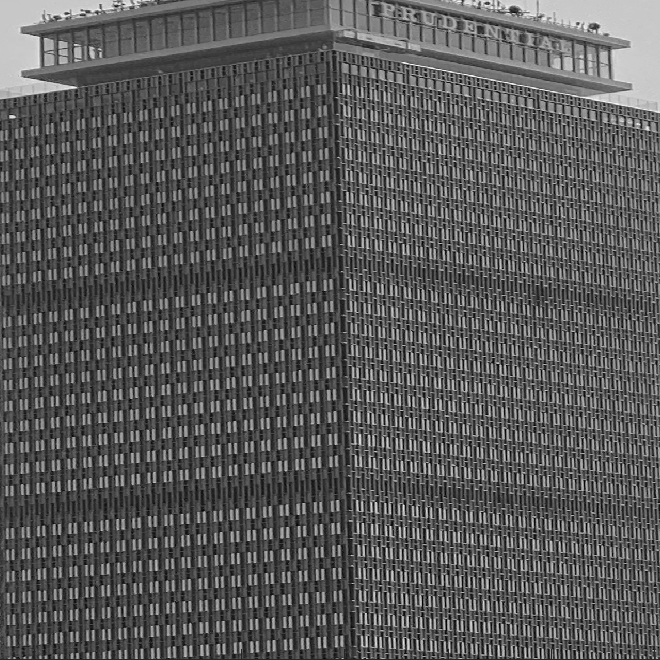
#> input picture ps2/pru_mono_homework.png, 660 x 660 px
$ jupyter execute --allow-errors fourier_theo.ipynb
#> lines starting #> are read from the running program, lines starting #| are printed output that depends on the picture; after the words box and inside, x2 and y2 are one past the last pixel; in counts of white or black regions, pixels touching at a corner belong together
[cell 1]
import numpy as np
import cv2
import sys; sys.path.append('../')
import matplotlib.pyplot as plt
from scipy.signal import convolve2d
from numpy.fft import ifft2,fft2,fft,ifft,fftfreq, fftshift, ifftshift
from mpl_toolkits.axes_grid1 import make_axes_locatable
# use latex for rendering plots
plt.rc('text',usetex=True)
plt.rc('font',family='serif',size=9)
plt.rc('figure', facecolor='white')

[cell 2]
img_a = cv2.imread('pru_mono_homework.png')/255.0
#> img_a: shape (660, 660, 3) float64; min 0, max 0.988, mean 0.348
img_b = cv2.imread('pru_mono_detail_1_homework.png')/255.0
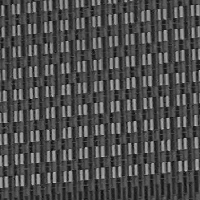
#> input picture ps2/pru_mono_detail_1_homework.png, 200 x 200 px
#> img_b: shape (200, 200, 3) float64; min 0.0118, max 0.753, mean 0.301
img_c = cv2.imread('pru_mono_detail_2_homework.png')/255.0
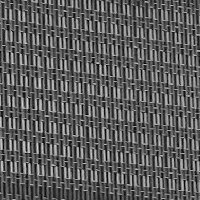
#> input picture ps2/pru_mono_detail_2_homework.png, 200 x 200 px
#> img_c: shape (200, 200, 3) float64; min 0.00392, max 0.851, mean 0.361
# change it into the gray scale
img_a = np.mean(img_a,axis=-1)
#> img_a: shape (660, 660) float64
img_b = np.mean(img_b,axis=-1)
#> img_b: shape (200, 200) float64
img_c = np.mean(img_c,axis=-1)
#> img_c: shape (200, 200) float64
print(img_a.shape)
#| (660, 660)

## Problem (a)

[cell 3]
fftimg_a = fft2(img_a)
fftimg_b = fft2(img_b)
fftimg_c = fft2(img_c)

[cell 4]
### shift the FFT so zero frequency is centered
fftimg_shifted_a = fftshift(fftimg_a)
fftimg_shifted_b = fftshift(fftimg_b)
fftimg_shifted_c = fftshift(fftimg_c)

print(fftimg_shifted_b.shape)
#| (200, 200)

[cell 5]
### generate the frequency ticks
def get_shifted_freqs(img):
    """Gets the k_r and k_c values for a given image."""
    n_rows, n_cols = img.shape
#> n_rows = 660; n_cols = 660
    k_r = fftfreq(n_rows)
    k_c = fftfreq(n_cols)
    k_r_shifted = fftshift(k_r) * n_rows
#> k_r_shifted = 660 values from -330 to 329
    k_c_shifted = fftshift(k_c) * n_cols
#> k_c_shifted = 660 values from -330 to 329
    return k_r_shifted, k_c_shifted

[cell 6]
k_r_a, k_c_a = get_shifted_freqs(img_a)
#> k_r_a = 660 values from -330 to 329; k_c_a = 660 values from -330 to 329
k_r_b, k_c_b = get_shifted_freqs(img_b)
#> k_r_b = 200 values from -100 to 99; k_c_b = 200 values from -100 to 99
k_r_c, k_c_c = get_shifted_freqs(img_c)
#> k_r_c = 200 values from -100 to 99; k_c_c = 200 values from -100 to 99

### plot data

[cell 7]
### plot the data
fig, axes = plt.subplots(3,2,figsize=(6,8))

ax0 = axes[0,0].imshow(img_a, cmap='gray')
axes[0,0].set_title('Image (a)')
axes[0,0].set_xticks([])
axes[0,0].set_yticks([])

ax1 = axes[0,1].imshow(np.log(np.abs(fftimg_shifted_a)+1), cmap='gray', extent=(k_c_a[0],k_c_a[-1],k_r_a[0],k_r_a[-1]))
axes[0,1].set_title(r'$ | F[k_r,k_c] | $')
cbar = fig.colorbar(ax1, ax=axes[0,1])
axes[0,1].set_xlabel('$k_c$')
axes[0,1].set_ylabel('$k_r$')

ax2 = axes[1,0].imshow(img_b, cmap='gray')
axes[1,0].set_title('Image (b)')
axes[1,0].set_xticks([])
axes[1,0].set_yticks([])

ax3 = axes[1,1].imshow(np.log(np.abs(fftimg_shifted_b)+1), cmap='gray', extent=(k_c_b[0],k_c_b[-1],k_r_b[0],k_r_b[-1]))
axes[1,1].set_title(r'$ | F[k_r,k_c] | $')
cbar2 = fig.colorbar(ax3,ax=axes[1,1])
axes[1,1].set_xlabel('$k_c$')
axes[1,1].set_ylabel('$k_r$')

ax4 = axes[2,0].imshow(img_c, cmap='gray')
axes[2,0].set_title('Image (c)')
axes[2,0].set_xticks([])
axes[2,0].set_yticks([])

ax5 = axes[2,1].imshow(np.log(np.abs(fftimg_shifted_c)+1), cmap='gray', extent=(k_c_c[0],k_c_c[-1],k_r_c[0],k_r_c[-1]))
axes[2,1].set_title(r'$ | F[k_r,k_c] | $')
cbar3 = fig.colorbar(ax5,ax=axes[2,1])
axes[2,1].set_xlabel('$k_c$')
axes[2,1].set_ylabel('$k_r$')

#> (the rest of this cell did not finish here and is left out)

## Problem (b)

[cell 8]
# ####define your own 2D-kernel
kernel = np.array([[0,0,0],[1,1,1],[0,0,0]])
print(kernel.shape)

[cell 9]
# ####Calculate the blurred image.
blur_img = convolve2d(img_b,kernel)
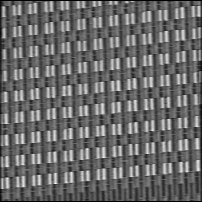
#> blur_img: shape (202, 202) float64; min 0, max 2.15, mean 0.885; drawn with min black and max white
blur_img.shape, img_b.shape
#> Out = ((202, 202), (200, 200))

[cell 10]
# #### Calculate the fft of the blurred image
fftblur_img = fftshift(fft2(blur_img))
fftblur_img.shape
#> Out = (202, 202)

[cell 11]
fig2, ax = plt.subplots(1,3,figsize=(12,8))

ax[0].imshow(img_b, cmap='gray')
ax[0].set_title('Original Image')
ax[1].imshow(blur_img, cmap='gray')
ax[1].set_title('Convolved Image')
k_r,k_c = get_shifted_freqs(fftblur_img)
#> k_r = 202 values from -101 to 100; k_c = 202 values from -101 to 100
ax2 = ax[2].imshow(np.log(np.abs(fftblur_img)+1), cmap='gray', extent=(k_c[0],k_c[-1],k_r[0],k_r[-1]),clim=(0,10))
ax[2].set_title('FFT of Convolved Image')
divider = make_axes_locatable(ax[2])
cax = divider.append_axes("right", size="5%", pad=0.05)
cbar = fig2.colorbar(ax2, cax=cax)

#> (the rest of this cell did not finish here and is left out)

## Problem (c)

[cell 12]
# #### Calculate the fft of the kernel
desired_size = fftimg_shifted_c.shape[0]
#> desired_size = 200
top_pad = bottom_pad = left_pad = right_pad = (desired_size - kernel.shape[0])//2
padded_kernel = np.pad(kernel,((top_pad+1,bottom_pad),(left_pad+1,right_pad)), 'constant', constant_values=(0,0))[0:desired_size,0:desired_size]
fftkernel = fftshift(fft2(padded_kernel))
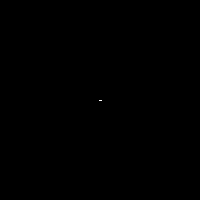
#> padded_kernel: shape (200, 200) int64; values 0 (black) and 1 (white), 0.01% white in thin lines or dots, all inside (x1, y1, x2, y2) = (99, 100, 102, 101)

fftkernel.shape

[cell 13]
plt.figure()
plt.imshow(np.log(np.abs(fftkernel)+1), cmap='gray', extent=(k_c[0],k_c[-1],k_r[0],k_r[-1]))
plt.title('FFT of H Kernel')
plt.xlabel('$k_x$')
plt.ylabel('$k_y$')
plt.colorbar()
plt.show()

[cell 14]
kernelfft_multiplied_with_fftc = fftimg_shifted_c * fftkernel

[cell 15]
fig3, axs = plt.subplots(1,2,figsize=(12,8))
axs[0].imshow(np.log(np.abs(fftimg_shifted_c+1)), cmap='gray', extent=(k_c[0],k_c[-1],k_r[0],k_r[-1]))
axs[0].set_title('Original FFT of (c)')
axs[0].set_xlabel('$k_x$')
axs[0].set_ylabel('$k_y$')
ax1 = axs[1].imshow(np.log(np.abs(kernelfft_multiplied_with_fftc+1)), cmap='gray', extent=(k_c[0],k_c[-1],k_r[0],k_r[-1]), clim=(0,10))
axs[1].set_title('$\mathcal{F}\{c\} \\times \mathcal{F}\{H\}$')
axs[1].set_xlabel('$k_x$')
axs[1].set_ylabel('$k_y$')
divider = make_axes_locatable(axs[1])
cax = divider.append_axes("right", size="5%", pad=0.05)
cbar = fig2.colorbar(ax1, cax=cax)
plt.show()

## Problem (d)

[cell 16]
# define the new kernel
H_big = np.array([[0, 0, 0, 0, 0],
                   [0, 0, 0, 0, 0],
                   [1, 1, 1, 1, 1],
                   [0, 0, 0, 0, 0],
                   [0, 0, 0, 0, 0]])

[cell 17]
# create the padded version of H_big
pad = (desired_size - H_big.shape[0])//2
H_big_padded = np.pad(H_big, ((pad+1,pad),(pad+1,pad)),'constant', constant_values=(0,0))

print(H_big_padded.shape)
#| (200, 200)

[cell 18]
# perform the convolution manually using scipy convolve2d
convolved_b = convolve2d(img_b,H_big)
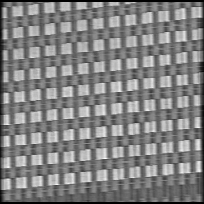
#> convolved_b: shape (204, 204) float64; min 0, max 2.86, mean 1.45; drawn with min black and max white
print(convolved_b.shape)
#| (204, 204)

[cell 19]
# obtain the FFT of the convolved (b)
fftbig_blur_img = fftshift(fft2(convolved_b))
print(fftbig_blur_img.shape)
#| (204, 204)
k_r_big, k_c_big = get_shifted_freqs(fftbig_blur_img)
#> k_r_big = 204 values from -102 to 101; k_c_big = 204 values from -102 to 101

[cell 20]
# obtain the fft of the big padded kernel
fftbig_kernel = fftshift(fft2(H_big_padded))
#> H_big_padded: shape (200, 200) int64; values 0 (black) and 1 (white), 0.01% white in thin lines or dots, all inside (x1, y1, x2, y2) = (98, 100, 103, 101)
